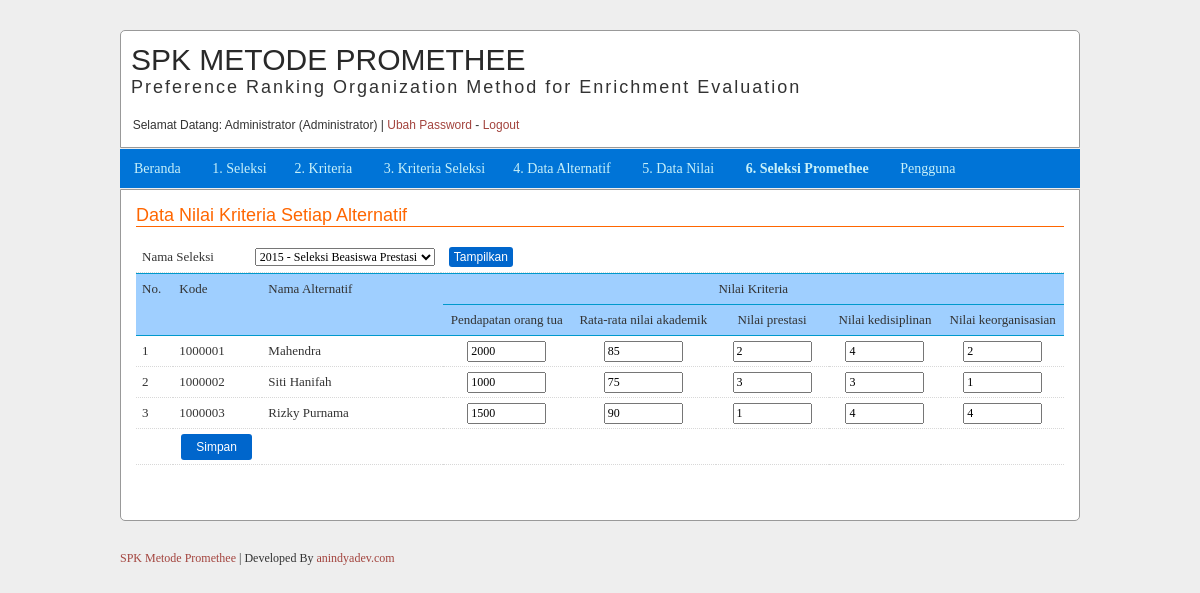
The app's page /?page=nilai (signed in) with its own data.
### tables this page shows
CREATE TABLE `pengguna` (
  `id_pengguna` int(11) NOT NULL,
  `nama` varchar(50) NOT NULL,
  `username` varchar(200) NOT NULL,
  `password` varchar(50) NOT NULL,
  `tipe` int(1) NOT NULL
);

CREATE TABLE `seleksi_kriteria` (
  `id_seleksi_kriteria` int(11) NOT NULL,
  `id_seleksi` int(11) NOT NULL,
  `id_kriteria` int(11) NOT NULL,
  `bobot` int(3) NOT NULL
);

CREATE TABLE `kriteria` (
  `id_kriteria` int(11) NOT NULL,
  `kriteria` varchar(50) NOT NULL,
  `preferensi` char(3) NOT NULL,
  `tipe_preferensi` int(1) NOT NULL,
  `nilai_q` double NOT NULL,
  `nilai_p` double NOT NULL,
  `gausian` double NOT NULL
);

CREATE TABLE `seleksi_alternatif` (
  `id_seleksi_alternatif` int(11) NOT NULL,
  `id_seleksi` int(11) NOT NULL,
  `id_alternatif` int(11) NOT NULL
);

CREATE TABLE `alternatif` (
  `id_alternatif` int(11) NOT NULL,
  `kode` varchar(20) NOT NULL,
  `alternatif` varchar(50) NOT NULL
);

CREATE TABLE `nilai_kriteria` (
  `id_nilai_kriteria` int(11) NOT NULL,
  `id_seleksi_alternatif` int(11) NOT NULL,
  `id_seleksi_kriteria` int(11) NOT NULL,
  `nilai` double NOT NULL
);

### config/library.php (called while the page is built, shortened)
<?php
function antiinjec($koneksi, $data){
  $filter_sql = mysqli_real_escape_string($koneksi, stripslashes(strip_tags(htmlspecialchars($data,ENT_QUOTES))));
  return $filter_sql;
}
?>

### data_nilai.php (the view, shortened to what this page needs)
<h1>Data Nilai Kriteria Setiap Alternatif</h1>
<?php
$seleksi=antiinjec($koneksi,@$_POST['seleksi']);
$stat=antiinjec($koneksi,@$_REQUEST['stat']);
?>
<form method="post" action="#" enctype="multipart/form-data">
<table width="100%" border="0" cellspacing="0" cellpadding="0">
  <tr>
    <td width="14%">Nama Seleksi</td>
    <td width="3%">
    <select name="seleksi">
    	<?php
		$q_bea="SELECT id_seleksi, seleksi, tahun FROM seleksi ORDER BY tahun DESC, seleksi ASC";
		$h_bea=$koneksi->query($q_bea);
		while($d_bea=mysqli_fetch_array($h_bea)){
		?>
			<option value="<?php echo $d_bea['id_seleksi']; ?>" <?php if($d_bea['id_seleksi']==$seleksi) { echo "selected"; } ?>>
            	<?php echo $d_bea['tahun']." - ".$d_bea['seleksi']; ?>
            </option>
        <?php
		}
		?>
    </select>
    </td>
    <td width="83%"><input name="" type="submit" value="Tampilkan" class="tombol"/></td>
  </tr>
</table>
</form>
<?php
if($seleksi=="") {
  $q_bea="SELECT id_seleksi FROM seleksi ORDER BY tahun DESC, seleksi ASC LIMIT 0, 1";
  $h_bea=$koneksi->query($q_bea);
  $d_bea=mysqli_fetch_array($h_bea);
  $seleksi=$d_bea['id_seleksi'];
}
$qk="SELECT a.*, b.kriteria FROM seleksi_kriteria as a, kriteria as b WHERE a.id_kriteria=b.id_kriteria AND a.id_seleksi='$seleksi'";
$hk=$koneksi->query($qk);
$jmlkkolom=mysqli_num_rows($hk);
?>
<div class="test2">
<form action="aksi_nilai.php" method="post" enctype="multipart/form-data" id="form1">
<table width="100%" border="0" cellspacing="0" cellpadding="4">
  <tr>
    <th width="24" rowspan="2">No.</th>
    <th width="74" rowspan="2">Kode</th>
    <th width="162" rowspan="2">Nama Alternatif</th>
    <th colspan="<?php echo $jmlkkolom; ?>"><div style="text-align:center;">Nilai Kriteria</div></th>
    </tr>
  <tr>
    <?php
		while($dk=mysqli_fetch_array($hk)){
	?>
    <th width="97"><div style="text-align:center;"><?php echo "$dk[kriteria]"; ?></div></th>
    <?php } ?>
  </tr>
<?php
$no=0;
$queryX="SELECT a.id_alternatif, a.kode, a.alternatif, c.id_seleksi_alternatif FROM alternatif as a, seleksi_alternatif as c
		 WHERE a.id_alternatif=c.id_alternatif AND c.id_seleksi='$seleksi' ORDER BY c.id_seleksi_alternatif ASC";
$hqueryX=$koneksi->query($queryX);
while ($dquX=mysqli_fetch_array($hqueryX)){
	$no=$no+1;
?>
  <tr>
    <td><?php echo"$no"; ?></td>
    <td><?php echo"$dquX[kode]"; ?></td>
    <td><?php echo"$dquX[alternatif]"; ?></td>
    <?php
		$qk2="SELECT a.*, b.kriteria FROM seleksi_kriteria as a, kriteria as b WHERE a.id_kriteria=b.id_kriteria AND a.id_seleksi='$seleksi'";
		$hk2=$koneksi->query($qk2);
		while($dk2=mysqli_fetch_array($hk2)){
		$qn="SELECT nilai FROM nilai_kriteria WHERE id_seleksi_kriteria='$dk2[0]' and id_seleksi_alternatif='$dquX[id_seleksi_alternatif]'";
		$hn=$koneksi->query($qn);
		$dn=mysqli_fetch_array($hn);
		?>
        <td>
        <div style="text-align:center;">
        <input type="text" name="nilai[<?php echo $dk2['id_seleksi_kriteria'];?>][<?php echo $dquX['id_seleksi_alternatif']; ?>]" value="<?php echo @$dn['nilai']; ?>" size="8">
        </div>
        </td>
    <?php } ?>
    </tr>
<?php } ?>
    <tr>
      <td>&nbsp;</td>
      <td>
      <input type="submit" name="btn_simpan" value="Simpan" class="tombol2">
      </td>
      <td>&nbsp;</td>
      <td colspan="<?php echo $jmlkkolom; ?>"><?php if($stat=="ok") { ?> <span style="font-size:14px; color:#0066CC; font-weight:bold;"><?php echo "Data berhasil disimpan."; ?></span><?php } ?> </td>
    </tr>
</table>
</form>
</div>

### index.php (shortened to what this page needs)
<?php
include "./config/library.php";
include "./config/koneksi.php";
$ses_nama_pengguna=@$_SESSION['ses_nama_pengguna'];
if($ses_nama_pengguna=="")
{
	?>
	<script language="JavaScript">document.location='login.php'</script>
	<?php
} else {
	$queryadm="SELECT * FROM pengguna WHERE username='$ses_nama_pengguna'";
	$hasiladm=$koneksi->query($queryadm);
	$dataadm=mysqli_fetch_array($hasiladm);
	if($dataadm['tipe']==1) { $tipe_pengguna="Administrator"; }
	elseif($dataadm['tipe']==2) { $tipe_pengguna="Petugas"; }
?>
<!DOCTYPE html>
<link rel="stylesheet" href="styles/elegant-press.css" type="text/css" />
</head>
<body>
<div class="main-container">
  <header>
    <h1><a href="http://anindyadev.com/source-code-program.htm" target="_blank">SPK METODE PROMETHEE</a></h1>
    <p id="tagline">Preference Ranking Organization Method for Enrichment Evaluation</p>
  <div id="sub-headline">
    <div class="tagline_left">&nbsp;&nbsp;Selamat Datang: <?php echo $dataadm['nama']." (".$tipe_pengguna; ?>) |
    <a href="?page=ubah-password">Ubah Password</a> - <a href="logout.php">Logout</a></div>
    <br class="clear" />
  </div>
  </header>
</div>
<div class="main-container">
  <div id="nav-container">
   <nav>
    <ul class="nav">
      <li><a href="./">Beranda</a></li>
      <li><a href="?page=seleksi">1. Seleksi</a>
      <li><a href="?page=kriteria">2. Kriteria</a></li>
      <li><a href="?page=seleksikriteria">3. Kriteria Seleksi</a>
      <li><a href="#">4. Data Alternatif</a>
      </li>
      <li><a href="?page=nilai">5. Data Nilai</a></li>
      <li><a href="?page=seleksi-proses"><b>6. Seleksi Promethee</b></a></li>
	  <?php if($dataadm['tipe']==1) { ?>
      <li><a href="?page=pengguna">Pengguna</a></li>
      <?php } ?>
    </ul>
   </nav>
  </div>
</div>
<div class="main-container">
  <div class="container1">
    <div class="box">
    	<?php
			$page=antiinjec($koneksi,@$_GET['page']);
			if($page=="seleksi" && $dataadm['tipe']==1){ include "data_seleksi.php"; }
			elseif($page=="seleksi-input" && $dataadm['tipe']==1){ include "input_seleksi.php"; }
			elseif($page=="kriteria" && $dataadm['tipe']==1){ include "data_kriteria.php"; }
			elseif($page=="kriteria-input" && $dataadm['tipe']==1){ include "input_kriteria.php"; }
			elseif($page=="seleksikriteria" && $dataadm['tipe']==1){ include "data_seleksi_kriteria.php"; }
			elseif($page=="seleksikriteria-input" && $dataadm['tipe']==1){ include "input_seleksi_kriteria.php"; }
			elseif($page=="alternatif"){ include "data_alternatif.php"; }
			elseif($page=="alternatif-input"){ include "input_alternatif.php"; }
			elseif($page=="alternatif-seleksi"){ include "data_alternatif_seleksi.php"; }
			elseif($page=="alternatifseleksi-input"){ include "input_alternatif_seleksi.php"; }
			elseif($page=="pengguna" && $dataadm['tipe']==1){ include "data_pengguna.php"; }
			elseif($page=="pengguna-input" && $dataadm['tipe']==1){ include "input_pengguna.php"; }
			elseif($page=="nilai"){ include "data_nilai.php"; }
			elseif($page=="seleksi-proses"){ include "data_seleksi_hasil.php"; }
			elseif($page=="seleksi-rank"){ include "data_seleksi_rank.php"; }
			elseif($page=="ubah-password"){ include "set_password.php"; }
			else {
      }
		?>
    </div>
  </div>
  <footer>
    <p class="tagline_left"><a href="" target="_blank">SPK Metode Promethee</a> | Developed By <a href="" target="_blank">anindyadev.com</a></p>
    <br class="clear" />
  </footer>
  <br>
</div>
    </body>
</html>
<?php } ?>

### records on screen
pengguna: nama "Administrator", tipe "Administrator"
seleksi_kriteria: id_kriteria.kriteria "Pendapatan orang tua", nilai "2000", nilai "1000", nilai "1500"
seleksi_kriteria: id_kriteria.kriteria "Rata-rata nilai akademik", nilai "85", nilai "75", nilai "90"
seleksi_kriteria: id_kriteria.kriteria "Nilai prestasi", nilai "2", id_seleksi_kriteria.nilai "3", nilai "1"
seleksi_kriteria: id_kriteria.kriteria "Nilai kedisiplinan", id_seleksi_kriteria.nilai "4", nilai "3"
seleksi_kriteria: id_kriteria.kriteria "Nilai keorganisasian", nilai "2", nilai "1", nilai "4"
seleksi_alternatif: id_alternatif.kode "1000001", id_alternatif.alternatif "Mahendra"
seleksi_alternatif: id_alternatif.kode "1000002", id_alternatif.alternatif "Siti Hanifah"
seleksi_alternatif: id_alternatif.kode "1000003", id_alternatif.alternatif "Rizky Purnama"

### other values on screen
form field seleksi "2015 - Seleksi Beasiswa Prestasi"
